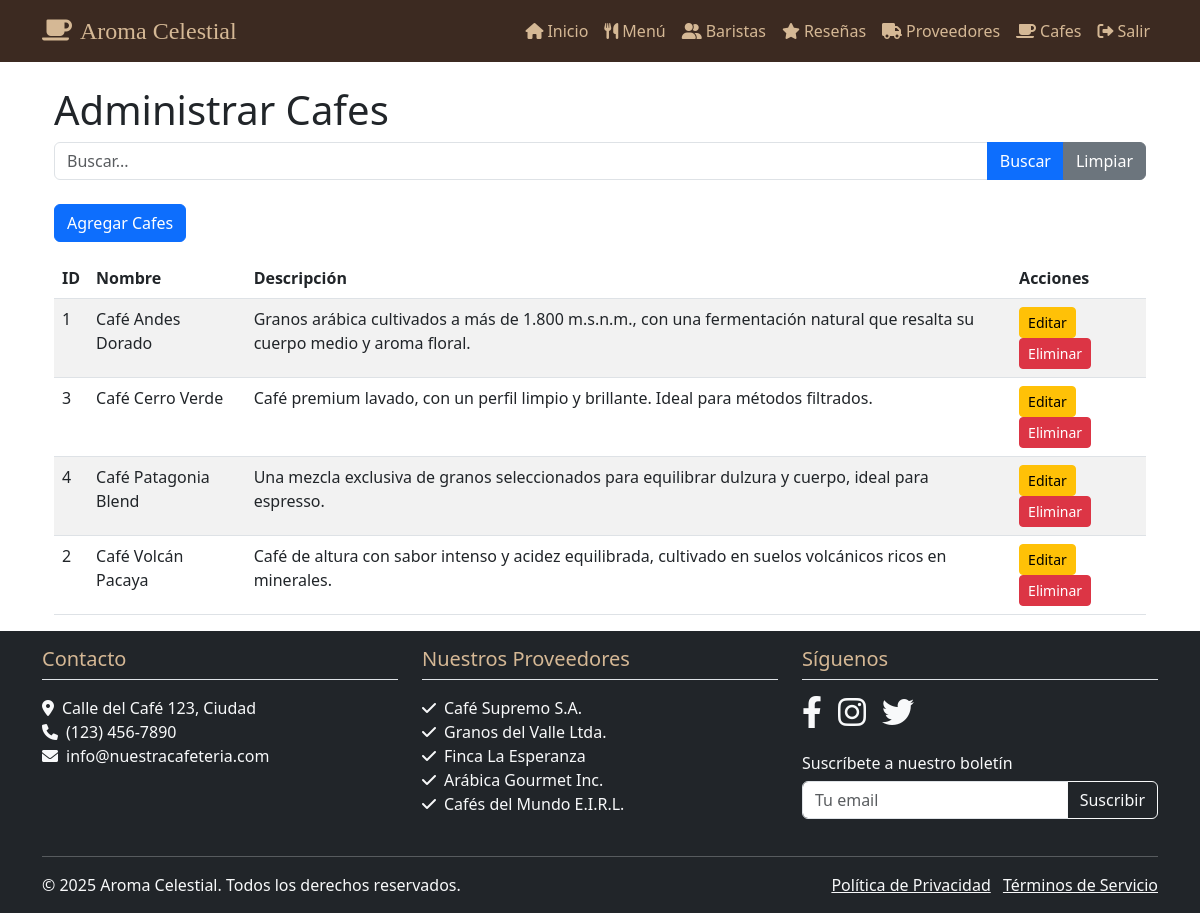
The app's page /test/ (signed in) with its own data.
### miapp/models.py (models this page shows)
class Cafe(models.Model):
    id = models.AutoField(primary_key=True)
    nombre = models.CharField(max_length=100)
    origen = models.CharField(max_length=100)
    descripcion = models.TextField()
    precio = models.DecimalField(max_digits=5, decimal_places=2)
    nivel_tostado = models.CharField(max_length=50)
    perfil_sabor = models.TextField()
    imagen = models.ImageField(upload_to='imgs/', null=True, blank=True)

### miapp/views.py (the view)
# urls.py: path('test/', views.testView.as_view(), name='test'),
class testView(CRUDMixin,PermissionProtectedTemplateView):
    model = Cafe
    form_class = CafeForm
    search_fields = ['nombre']
    paginate_by = 10
    template_name = 'test2.html'
    context_object_name = 'cafes'
    success_url = 'test'  # Nombre de la URL de redirección
    permission_required = 'cafeteria.can_edit_menu'  # Permiso requerido
    order_by = 'nombre'

### miapp/forms.py
class CafeForm(forms.ModelForm):
    class Meta:
        model = Cafe
        fields = ['nombre', 'origen', 'descripcion','precio', 'nivel_tostado', 'perfil_sabor', 'imagen']  # Ajusta los campos
        labels = {
            'nombre': 'Nombre',
            'origen': 'Origen',
            'descripcion': 'Descripcion',
            'precio': 'Precio',
            'nivel_tostado': 'Nivel Tostado',
            'perfil_sabor': 'Perfil Sabor',
            'imagen': 'Imagen',
        }
        widgets = {
            'descripcion': forms.Textarea(attrs={'class': 'form-control','rows': 2}),
            'perfil_sabor': forms.Textarea(attrs={'class': 'form-control','rows': 2}),
            'precio': forms.NumberInput(attrs={'class': 'form-control', 'min': 0}),
            'nivel_tostado': forms.TextInput(attrs={'class': 'form-control'}),
            'origen': forms.TextInput(attrs={'class': 'form-control'}),
            'nombre': forms.TextInput(attrs={'class': 'form-control'}),
            'imagen': forms.FileInput(attrs={'class': 'form-control'}),
        }

### miapp/templatetags/user_tags.py (called while the page is built)
@register.filter(name='has_group')
def has_group(user, group_name):
    return user.groups.filter(name=group_name).exists()

### miapp/templates/test2.html (shortened to what this page needs)
{% extends 'test.html' %}
{% block table %}
 <table class="table table-striped">
      <thead>
        <tr>
          <th>ID</th>
          <th>Nombre</th>
          <th>Descripción</th>
          <th>Acciones</th>
        </tr>
      </thead>
      <tbody>
        {% for object in cafes %}
          <tr>
            <td>{{ object.id }}</td>
            <td>{{ object.nombre }}</td>
            <td>{{ object.descripcion }}</td>
            <td>
              <a
                href="{% url 'test' object.id %}"
                class="btn btn-warning btn-sm"
              >
                Editar
              </a>
              <form method="post" style="display: inline;">
                <button
                  type="submit"
                  class="btn btn-danger btn-sm"
                  onclick="return confirm('¿Eliminar {{ object.nombre }}?')"
                >
                  Eliminar
                </button>
              </form>
            </td>
          </tr>
        {% empty %}
          <tr>
            <td colspan="4">No se encontraron registros.</td>
          </tr>
        {% endfor %}
      </tbody>
    </table>
{% endblock %}

### records on screen
Cafe: id "1", nombre "Café Andes Dorado", descripcion "Granos arábica cultivados a más de 1.800 m.s.n.m., con una fermentación natural que resalta su cuerpo medio y aroma floral."
Cafe: id "3", nombre "Café Cerro Verde", descripcion "Café premium lavado, con un perfil limpio y brillante. Ideal para métodos filtrados."
Cafe: id "4", nombre "Café Patagonia Blend", descripcion "Una mezcla exclusiva de granos seleccionados para equilibrar dulzura y cuerpo, ideal para espresso."
Cafe: id "2", nombre "Café Volcán Pacaya", descripcion "Café de altura con sabor intenso y acidez equilibrada, cultivado en suelos volcánicos ricos en minerales."

### other values on screen
{{ model_verbose_name }} "Cafes"
